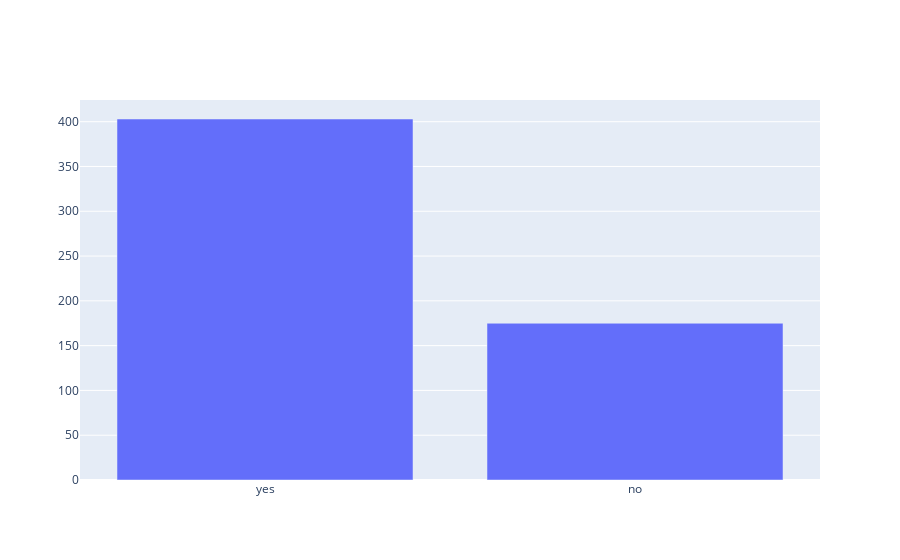

Notebook code for this chart:
### Code cell
fig = go.Figure([go.Bar(x = ['yes', 'no'], y = data.Loan_Status.value_counts())])
# collab mode
#fig.show(renderer="colab")

# standalone mode
fig.show()

### Figure 1 — Plotly figure (JSON) as saved in the notebook; plotly's stock layout.template omitted (floating-point values rounded to 4 significant figures)
{"data": [{"type": "bar", "x": ["yes", "no"], "y": [403, 175]}], "layout": {}}
